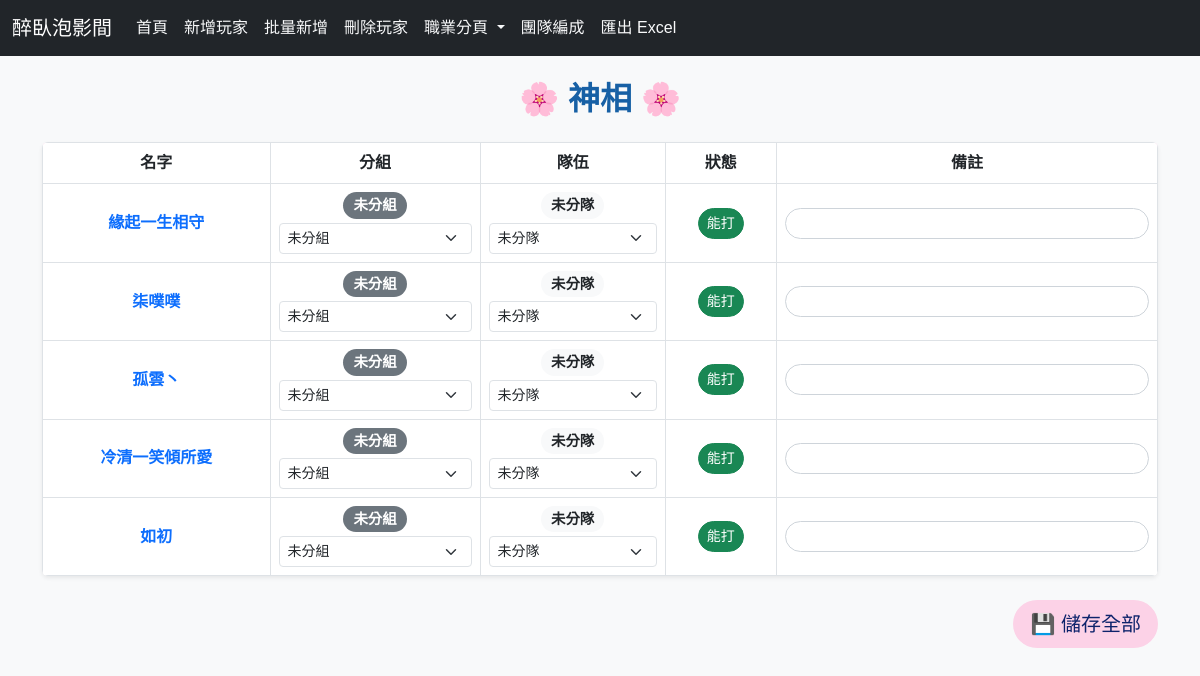
/job/神相, run on an earlier commit of the app's database.
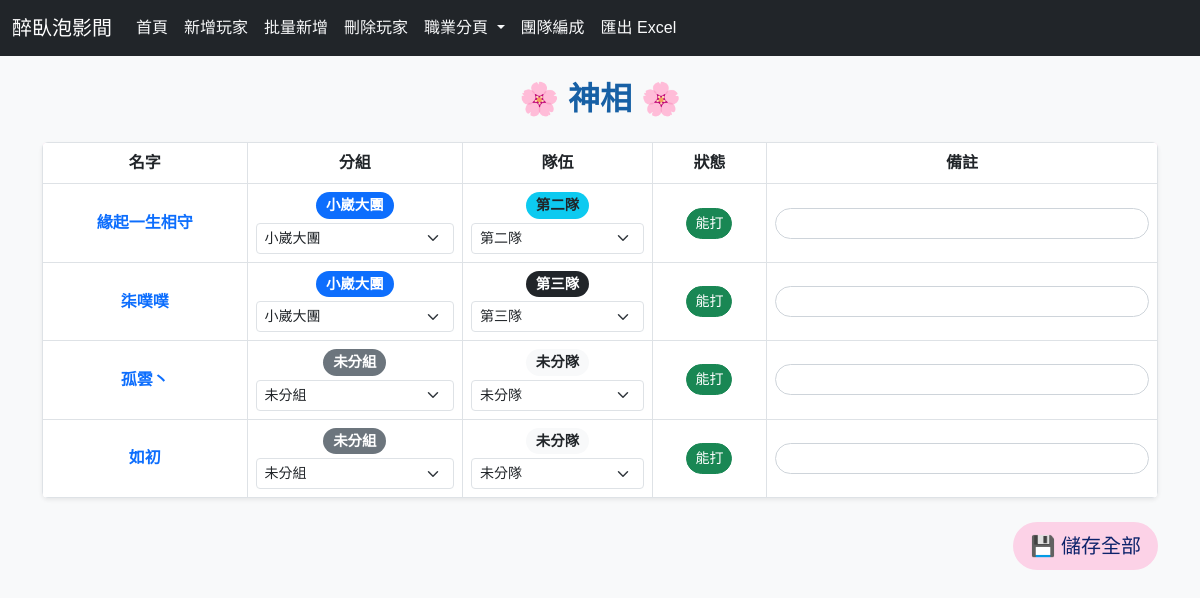
And on a later commit of the database.
### app.py (models this page shows)
class Player(db.Model):
    id = db.Column(db.Integer, primary_key=True)
    player_name = db.Column(db.String(50), nullable=False)
    job = db.Column(db.String(20), nullable=False)
    can_fight = db.Column(db.Boolean, default=True)
    group_name = db.Column(db.String(50))
    team_name = db.Column(db.String(50))
    role_note = db.Column(db.String(100))
    skill = db.Column(db.String(50))

### app.py (the view, shortened to what this page needs)
@app.route('/job/<job>', methods=['GET', 'POST'])
def job_page(job):
    players = Player.query.filter_by(job=job).all()
    return render_template('job.html', job=job, players=players)

### templates/job.html (shortened to what this page needs)
{% extends "base.html" %}
{% block content %}
<h2 class="mb-4 text-center" style="color:#1760a5;">🌸 {{ job }} 🌸</h2>
<form method="post">
  <table class="table table-bordered table-hover align-middle text-center shadow-sm" style="background-color:#fffafc;">
    <thead style="background-color:#fcd2e7; color:rgb(13, 35, 107);">
      <tr>
        <th>名字</th>
        <th>分組</th>
        <th>隊伍</th>
        <th>狀態</th>
        <th>備註</th>
      </tr>
    </thead>
    <tbody>
      {% for player in players %}
      <tr>
        <td><span class="fw-bold text-primary">{{ player.player_name }}</span></td>
        <td>
          {% if player.group_name == "紅塵拆塔" %}
            <span class="badge rounded-pill bg-danger">{{ player.group_name }}</span>
          {% elif player.group_name == "小崴大團" %}
            <span class="badge rounded-pill bg-primary">{{ player.group_name }}</span>
          {% elif player.group_name == "步步機動" %}
            <span class="badge rounded-pill bg-warning text-dark">{{ player.group_name }}</span>
          {% else %}
            <span class="badge rounded-pill bg-secondary">未分組</span>
          {% endif %}
          <select class="form-select form-select-sm mt-1" name="group_name_{{ player.id }}">
            <option value="" {% if not player.group_name %}selected{% endif %}>未分組</option>
            <option value="小崴大團" {% if player.group_name == "小崴大團" %}selected{% endif %}>小崴大團</option>
          </select>
        </td>
        <td>
          {% if player.team_name == "第一隊" %}
            <span class="badge rounded-pill bg-success">{{ player.team_name }}</span>
          {% elif player.team_name == "第二隊" %}
            <span class="badge rounded-pill bg-info text-dark">{{ player.team_name }}</span>
          {% elif player.team_name == "第三隊" %}
            <span class="badge rounded-pill bg-dark">{{ player.team_name }}</span>
          {% elif player.team_name == "第四隊" %}
            <span class="badge rounded-pill bg-secondary">{{ player.team_name }}</span>
          {% elif player.team_name == "第五隊" %}
            <span class="badge rounded-pill bg-warning text-dark">{{ player.team_name }}</span>
          {% else %}
            <span class="badge rounded-pill bg-light text-dark">未分隊</span>
          {% endif %}
          <select class="form-select form-select-sm mt-1" name="team_name_{{ player.id }}">
            <option value="" {% if not player.team_name %}selected{% endif %}>未分隊</option>
            <option value="第二隊" {% if player.team_name == "第二隊" %}selected{% endif %}>第二隊</option>
            <option value="第三隊" {% if player.team_name == "第三隊" %}selected{% endif %}>第三隊</option>
          </select>
        </td>
        <td>
          <button type="button"
                  class="btn btn-sm rounded-pill {% if player.can_fight %}btn-success{% else %}btn-secondary{% endif %} toggle-btn"
                  data-id="{{ player.id }}">
            {% if player.can_fight %}能打{% else %}請假{% endif %}
          </button>
        </td>
        <td>
          <input type="text" class="form-control form-control-sm rounded-pill"
                 name="role_note_{{ player.id }}"
                 value="{{ player.role_note or '' }}">
        </td>
      </tr>
      {% endfor %}
    </tbody>
  </table>
  <div class="text-end mt-4 mb-5">
    <button type="submit" class="btn btn-lg rounded-pill"
            style="background-color:#fcd2e7; color:rgb(13, 35, 107); transition:0.3s;">
      💾 儲存全部
    </button>
  </div>
</form>
{% endblock %}

### templates/base.html (shortened to what this page needs)
<!DOCTYPE html>
<html lang="zh-Hant">
<head>
  <link href="https://cdn.jsdelivr.net/npm/bootstrap@5.3.0/dist/css/bootstrap.min.css" rel="stylesheet">
  <link rel="stylesheet" href="{{ url_for('static', filename='style.css') }}">
</head>
<body>
<nav class="navbar navbar-expand-lg navbar-dark bg-dark mb-4">
  <div class="container-fluid">
    <a class="navbar-brand" href="/">醉臥泡影間</a>
    <div class="collapse navbar-collapse" id="navbarNav">
      <ul class="navbar-nav me-auto">
        <li class="nav-item"><a class="nav-link" href="/">首頁</a></li>
        <li class="nav-item"><a class="nav-link" href="/add_player">新增玩家</a></li>
        <li class="nav-item"><a class="nav-link" href="/batch_add">批量新增</a></li>
        <li class="nav-item"><a class="nav-link" href="/delete_page">刪除玩家</a></li>
        <li class="nav-item dropdown">
          <a class="nav-link dropdown-toggle" href="#" id="jobDropdown" role="button" data-bs-toggle="dropdown" aria-expanded="false">
            職業分頁
          </a>
        </li>
        <li class="nav-item"><a class="nav-link" href="/team_assign">團隊編成</a></li>
        <li class="nav-item"><a class="nav-link" href="/export_all">匯出 Excel</a></li>
      </ul>
    </div>
  </div>
</nav>
<div class="container">
  {% set job_styles = {
    "鐵衣": {"bg":"#FFD8A8", "fg":"#000"},
    "血河": {"bg":"#FFB3B3", "fg":"#000"},
    "碎夢": {"bg":"#B3E5FC", "fg":"#000"},
    "神相": {"bg":"#A7C7E7", "fg":"#000"},
    "九靈": {"bg":"#E1BEE7", "fg":"#000"},
    "玄機": {"bg":"#FFF59D", "fg":"#000"},
    "素問": {"bg":"#F8BBD0", "fg":"#000"},
    "龍吟": {"bg":"#C8E6C9", "fg":"#000"}
  } %}
  {% block content %}{% endblock %}
</div>
</body>
</html>

### static/style.css (style rules this page uses)
body { background-color: #f8f9fa; font-family: "Microsoft JhengHei", sans-serif; }
.navbar { margin-bottom: 20px; }
.navbar .nav-link { color: #f8f9fa !important; transition: color 0.2s ease-in-out, background-color 0.2s ease-in-out; }
.table { background-color: #fff; border-radius: 6px; overflow: hidden; }
.table th { text-align: center; vertical-align: middle; }
.table td { vertical-align: middle; }
.btn { border-radius: 4px; transition: all 0.2s ease-in-out; }
.badge { font-size: 0.9em; padding: 6px 10px; }
.badge.bg-secondary { background-color: #6c757d !important; }
form .form-control { border-radius: 4px; box-shadow: none; border: 1px solid #ced4da; }
h2, h1 { font-weight: bold; color: #343a40; }

What changed in the data, as far as the page shows it:
removed Player: player_name "冷清一笑傾所愛", shows "未分組", group_name+id "未分組", shows "未分隊", team_name+id "未分隊", can_fight "能打"
changed Player "緣起一生相守": group_name (not shown) → "小崴大團"; group_name+id "未分組" → "小崴大團"; team_name (not shown) → "第二隊"; team_name+id "未分隊" → "第二隊"; no longer shows "未分組"; no longer shows "未分隊"
changed Player "柒噗噗": group_name (not shown) → "小崴大團"; group_name+id "未分組" → "小崴大團"; team_name (not shown) → "第三隊"; team_name+id "未分隊" → "第三隊"; no longer shows "未分組"; no longer shows "未分隊"
